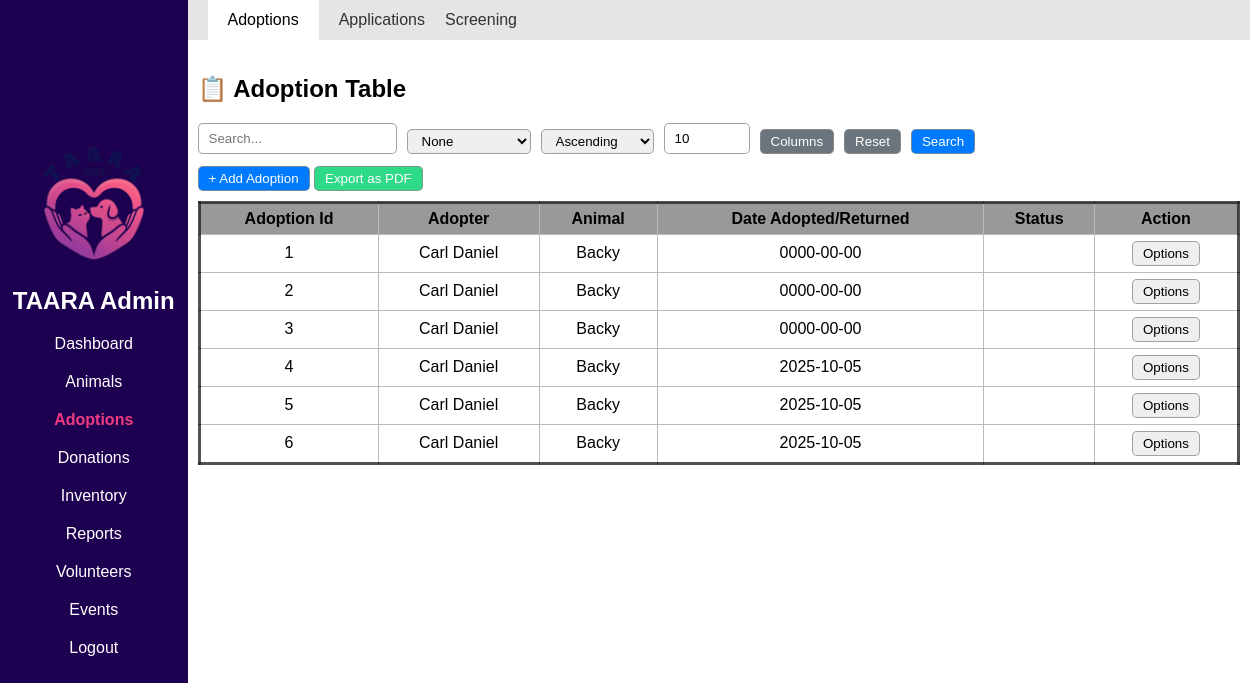
The app's page /Admin/adoptions-records.php with its own data.
### tables this page shows
CREATE TABLE `adoption` (
  `adoption_id` int(25) NOT NULL,
  `user_id` int(25) NOT NULL,
  `animal_id` int(25) NOT NULL,
  `date_adopted` date NOT NULL,
  `full_name` varchar(255) NOT NULL
);

### includes/db_connection.php (called while the page is built, shortened)
<?php
function connect() {
    $servername =  "localhost";
    $username =  "root";
    $password =  "";
    $dbname =  "taara_db";
    $conn = new mysqli($servername, $username, $password, $dbname);
    return $conn;
}
class DatabaseCRUD {
    private $conn;
    private $table;
    public function __construct($table) {
        $this->conn = connect();
        $this->table = $table;
        $this->columns = $this->getTableColumns();
    }
    private function getTableColumns() {
        $query = "SHOW COLUMNS FROM `$this->table`";
        $result = $this->conn->query($query);
        $cols = [];
        while ($row = $result->fetch_assoc()) {
            $cols[$row['Field']] = $row;
        }
        return $cols;
    }
    public function readAll() {
        $sql = "SELECT * FROM {$this->table}";
        $result = $this->conn->query($sql);
        $rows = [];
        if ($result && $result->num_rows > 0) {
            while ($row = $result->fetch_assoc()) {
                $rows[] = $row;
            }
        }
        return $rows;
    }
}

### Admin/adoptions-records.php (the view, shortened to what this page needs)
<?php
include "../includes/db_connection.php";
include "../Admin/admin_ui.php";
$tableName = 'adoption';
$crud = new DatabaseCRUD($tableName);
$tableData = $crud->readAll();
$fieldsConfig = [
    'adoption_id' => 'id',
    'user_id' => 'fk',
    'animal_id' => 'fk',
    'date_adopted' => 'date',
    'status' => ['pending', 'adopted', 'returned']
];
$foreignKeys = [
    'animal_id' => [
        'table' => 'animal',
        'key'   => 'animal_id',
        'label' => 'name'
    ],
      'user_id' => [
        'table' => 'user',
        'key'   => 'user_id',
        'label' => 'username'
    ]
];
$fkCache = [];
foreach ($foreignKeys as $fkColumn => $fkConf) {
    $fkCrud = new DatabaseCRUD($fkConf["table"]);
    $records = $fkCrud->readAll();
    foreach ($records as $r) {
        $fkCache[$fkColumn][$r[$fkConf["key"]]] = $r[$fkConf["label"]];
    }
    $foreignKeys[$fkColumn]['records'] = $records;
}
$fieldLabels = [
    'adoption' => 'Id',
    'user_id' => 'Adopter',
    'animal_id' => 'Animal',
    'date_adopted' => 'Date Adopted/Returned',
    'status' => 'Status'
];
$visibleColumns = $_SESSION['visibleColumns'];
function e($v){ return htmlspecialchars($v ?? '', ENT_QUOTES); }
include "../includes/post_handler.php";
?>
<!DOCTYPE html>
<html>
<head>
<link rel="stylesheet" href="../CSS/admin_style.css">
</head>
<body>
<?= displayNav('adoptions'); ?>
<main class="content flex-c">
    <header class='top-nav flex-r'>
        <a href='adoptions-records.php' class='top-active'>Adoptions</a>
        <a href='adoptions-application.php'>Applications</a>
        <a href='adoptions-screening.php'>Screening</a>
    </header>
    <div style='padding-inline:10px;'>
        <h2>📋 <?= ucwords(str_replace('_',' ',$tableName)) ?> Table</h2>
        <form method="POST" enctype="multipart/form-data" style="margin-bottom:12px;">
            <div class="search-group">
                <input type="text" name="search_bar" class="search-bar" placeholder="Search..." value="<?= e($_POST['search_bar'] ?? '') ?>">
                <select name="search_by">
                    <option value="none">None</option>
                </select>
                <select name="order_by" placeholder='Order by'>
                    <option value="ascending" <?= (isset($_POST['order_by']) && $_POST['order_by']==='ascending')?'selected':'' ?>>Ascending</option>
                </select>
                <input type="number" name="num_of_results" min="1" max="1000" value="<?= intval($_POST['num_of_results']??10) ?>" placeholder='Results shown'>
                <button type="button" class="btn btn-secondary" onclick="toggleColumnSelector()">Columns</button>
                <button type="submit" name="reset_btn" class="btn btn-secondary">Reset</button >
                <button type="submit" name="search_btn" class="btn btn-primary">Search</button>
            </div>
        </form>
        <button class="btn btn-primary" onclick="openSharedModal('add')">+ Add <?= ucwords($tableName) ?></button>
        <a href="../export/export_pdf.php?table=<?=$tableName?>" target="_blank"><button type='button' class="btn btn-success">Export as PDF</button></a>
        <div class="result-table">
            <table class="rounded-border">
                <thead>
                <tr>
                    <?php foreach($visibleColumns as $f): ?>
                        <?php
                            if(isset($foreignKeys[$f])) {
                                echo "<th>" . e($fieldLabels[$f] ?? ucwords(str_replace('_',' ',$f))) . "</th>";
                            } else {
                                echo "<th>" . e($fieldLabels[$f] ?? ucwords(str_replace('_',' ',$f))) . "</th>";
                            }
                        ?>
                    <?php endforeach; ?>
                    <th>Action</th>
                </tr>
                </thead>
                <tbody>
                <?php foreach($tableData as $row): ?>
                <tr>
                    <?php foreach($visibleColumns as $f): ?>
                        <?php if ($fieldsConfig[$f] === 'image'): ?>
                            <?php
                                $imgFile = $row[$f] ?? '';
                                $imgPath = "../Assets/UserGenerated/" . $imgFile;
                                $exists = !empty($imgFile) && file_exists(__DIR__ . "/../Assets/UserGenerated/" . $imgFile);
                            ?>
                            <td>
                                <?php if ($exists): ?>
                                    <img
                                        src="<?= $imgPath ?>"
                                        class="thumb-img"
                                        onclick="openImagePreview('<?= $imgPath ?>')">
                                <?php else: ?>
                                    <span>No image</span>
                                <?php endif; ?>
                            </td>
                        <?php elseif(isset($foreignKeys[$f])): ?>
                            <td><?= e($fkCache[$f][$row[$f]] ?? "Unknown") ?></td>
                        <?php else: ?>
                            <td><?= e($row[$f] ?? '') ?></td>
                        <?php endif; ?>
                    <?php endforeach; ?>
                    <td style="width: auto;">
                        <?php $json = htmlspecialchars(json_encode($row, JSON_HEX_APOS | JSON_HEX_QUOT), ENT_QUOTES, 'UTF-8'); ?>
                        <button onclick="openSetPropertyModal( <?= $json ?>)" class='btn btn-info action-btn'>Options</button>
                    </td>
                </tr>
                <?php endforeach; ?>
                </tbody>
            </table>
        </div>
    </div>
</main>
</body>
</html>

### CSS/admin_style.css (style rules this page uses)
* { font-family: Arial, Helvetica, sans-serif; }
body { margin: 0; }
main { gap: 15px; height: auto; }
table { text-align: center; width: 100%; border-collapse: collapse; margin-block: 10px; }
thead { border-collapse: collapse; background-color: #999999; }
th,td { padding: 6px 8px; border: 1px solid #bbb; }
a { text-decoration: none; color: inherit; }
input, select, datalist, button, textarea { border: 1px solid rgba(141, 141, 141, 0.8); width: auto; border-radius: 5px; height: 25px; padding: 2px 10px; }
.flex-c { display: flex; flex-direction: column; }
.flex-r { display: flex; flex-direction: row; }
.rounded-border { border: 3px solid rgba(39, 39, 39, 0.8); border-radius: 15px; }
.top-nav { width: 100%; height: 5vh; box-shadow: 1px rgba(5, 2, 2, 0.3); display: flex; flex-direction: row; align-items: center; padding-inline: 20px; gap: 20px; background-color: #e5e5e5; color: #323232; }
.top-active { background-color: white; border-radius: 5px; padding: 20px; color: #000000; }
.content { margin-left: 15vw; }
.search-group { gap: 0.2rem; display: flex; align-items: flex-end; gap: 10px; }
.btn { cursor:pointer; place-content: center; place-items: center; }
.btn-primary { background:#007bff; color:#fff; }
.btn-success { background:#2ed987; color:#fff; }
.btn-secondary { background:#6c757d; color:#fff; }

### records on screen
adoption: adoption_id "1", user "Carl Daniel", animal "Backy", date_adopted "0000-00-00"
adoption: adoption_id "2", user "Carl Daniel", animal "Backy", date_adopted "0000-00-00"
adoption: adoption_id "3", user "Carl Daniel", animal "Backy", date_adopted "0000-00-00"
adoption: adoption_id "4", user "Carl Daniel", animal "Backy", date_adopted "2025-10-05"
adoption: adoption_id "5", user "Carl Daniel", animal "Backy", date_adopted "2025-10-05"
adoption: adoption_id "6", user "Carl Daniel", animal "Backy", date_adopted "2025-10-05"

### other values on screen
str_replace('_',' ',$tableName) "Adoption"
$tableName "Adoption"
$fieldLabels[$f] "Adoption Id"
$fieldLabels[$f] "Adopter"
$fieldLabels[$f] "Animal"
$fieldLabels[$f] "Date Adopted/Returned"
$fieldLabels[$f] "Status"
